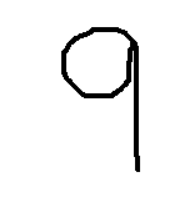
#> input picture orig_images/9/901/0.PNG, 180 x 210 px, found by its file name; its folder holds only this picture in this run
$ python gen_dataset.py
#> lines starting #> are read from the running program, lines starting #| are printed output that depends on the picture
import csv
import cv2,os
import numpy as np

label = "9"

dirList = os.listdir("D:\\My Project\\orig_images\\9\\901\\")
print(dirList)
for img in dirList:
	data=[]
	im = cv2.imread("D:\\My Project\\orig_images\\9\\901\\"+str(img))
#> im is the input picture: shape (210, 180, 3); min 0, max 255, mean 243.1
	im_gray = cv2.cvtColor(im , cv2.COLOR_BGR2GRAY)
	im_gray = cv2.GaussianBlur(im_gray, (15,15), 0)
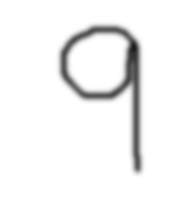
#> im_gray: shape (210, 180); min 26, max 255, mean 243.1
	roi = cv2.resize(im_gray, (28,28), interpolation=cv2.INTER_AREA)
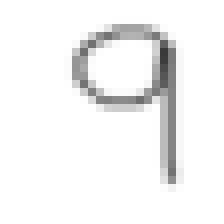
#> roi: shape (28, 28) (shown 8 times larger); min 58, max 255, mean 243.1

	data.append(label)
	rows,cols = roi.shape
#> rows = 28; cols = 28

	for i in range(rows):
		for j in range(cols):
			k = roi[i,j]
			if k>175:
				k=0
			else:
				k=1

			data.append(k)
#> after the loop, data = 785 items, first 6: '9', 0, 0, 0, 0, 0

# data = ["label"]
# for i in range(0,784):
# 	data.append("pixel"+str(i))

	with open("D:\\My Project\\csv\\dataset.csv",'a',newline='') as f:
		writer = csv.writer(f)
		writer.writerow(data)

$ run again, on orig_images/9/901/18.PNG
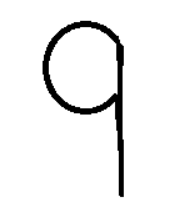
#> input picture orig_images/9/901/18.PNG, 180 x 210 px, found by its file name
#> im is the input picture: shape (210, 180, 3); min 0, max 255, mean 240.3
#> `im_gray = cv2.GaussianBlur(im_gray, (15,15), 0)`:
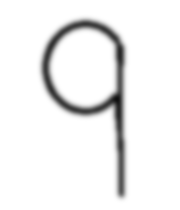
#> im_gray: shape (210, 180); min 15, max 255, mean 240.3
#> `roi = cv2.resize(im_gray, (28,28), interpolation=cv2.INTER_AREA)`:
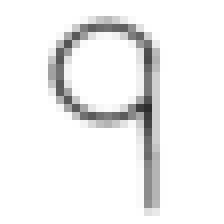
#> roi: shape (28, 28) (shown 8 times larger); min 45, max 255, mean 240.3
#> after the loop `for i in range(rows):`: data = 785 items, first 6: '9', 0, 0, 0, 0, 0

$ run again, on orig_images/9/901/12.PNG
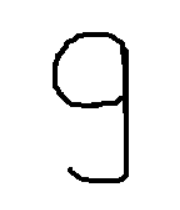
#> input picture orig_images/9/901/12.PNG, 180 x 210 px, found by its file name
#> im is the input picture: shape (210, 180, 3); min 0, max 255, mean 241.2
#> `im_gray = cv2.GaussianBlur(im_gray, (15,15), 0)`:
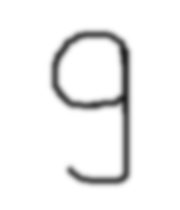
#> im_gray: shape (210, 180); min 29, max 255, mean 241.2
#> `roi = cv2.resize(im_gray, (28,28), interpolation=cv2.INTER_AREA)`:
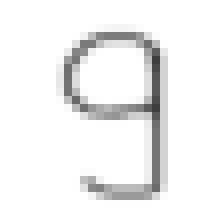
#> roi: shape (28, 28) (shown 8 times larger); min 62, max 255, mean 241.2
#> after the loop `for i in range(rows):`: data = 785 items, first 6: '9', 0, 0, 0, 0, 0
